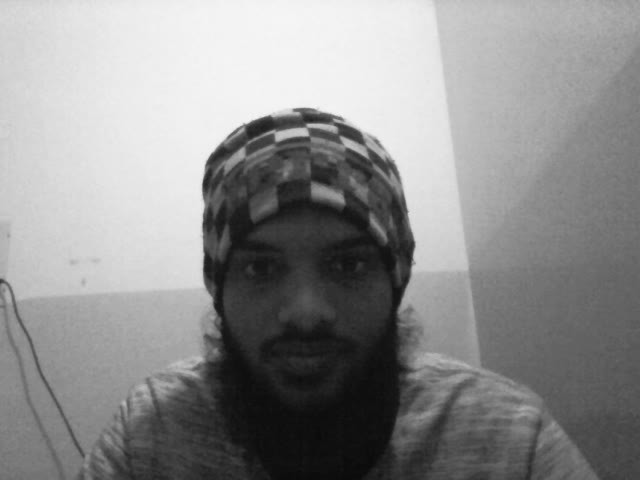
#> input picture frame 13 of resources/Gcam_video.avi, 640 x 480 px, given in place of video.mp4, which was not available
$ python 07-Chapter_07.py
#> lines starting #> are read from the running program, lines starting #| are printed output that depends on the picture; after the words box and inside, x2 and y2 are one past the last pixel; in counts of white or black regions, pixels touching at a corner belong together
# Converting Video to gray and Black and White

import cv2 as cv

cap = cv.VideoCapture('resources/video.mp4')

while (True):
    (ret, frame) = cap.read()
#> frame is the input picture: shape (480, 640, 3); min 10, max 250, mean 142.1
    grayframe = cv.cvtColor(frame, cv.COLOR_BGR2GRAY)
    (thresh, binary) = cv.threshold(grayframe, 127, 255, cv.THRESH_BINARY)
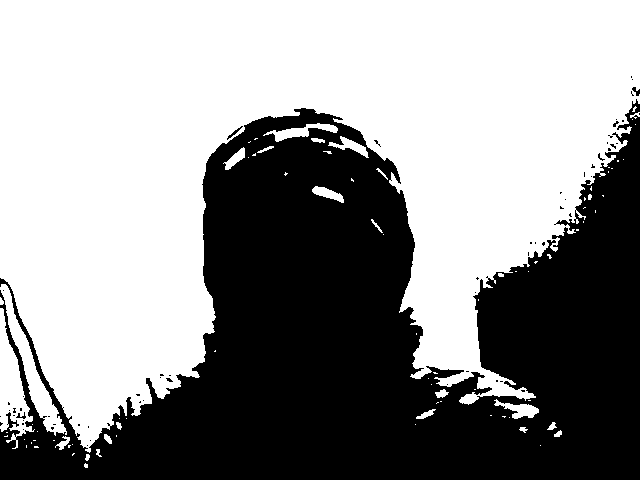
#> binary: shape (480, 640); 57% white; 62 black regions (58 under 20 px), largest, box (x1, y1, x2, y2) and area: (0, 99, 640, 480) 131673, (227, 126, 243, 140) 44, (632, 87, 640, 96) 37, (16, 412, 26, 419) 29
    # To show in Player
    if ret == True:
        #   cv.imshow('Video', frame)
        cv.imshow('Gray Video', grayframe)
        # cv.imshow('Binary Video', binary)

        # To quit with q key
        if cv.waitKey(1) & 0xFF == ord('q'):
#> (key q is pressed here)
            break


cap.release()
#> (the run stopped early here; a loop or call above may not have finished)

$ run again, starting later in the video
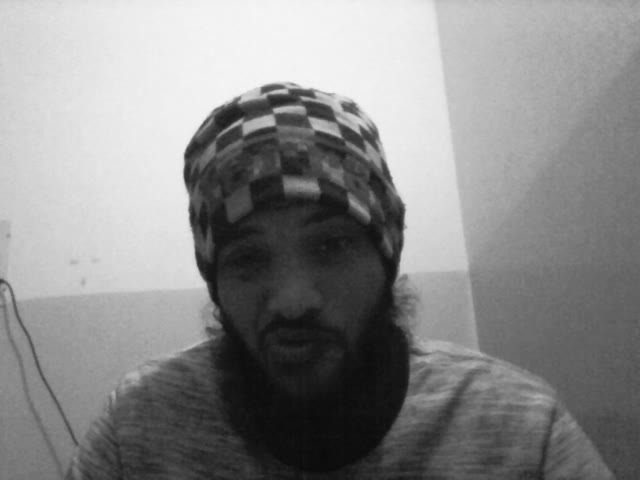
#> input picture frame 62 of resources/Gcam_video.avi, 640 x 480 px, given in place of video.mp4, which was not available
#> frame is the input picture: shape (480, 640, 3); min 10, max 249, mean 137.8
#> `(thresh, binary) = cv.threshold(grayframe, 127, 255, cv.THRESH_BINARY)`:
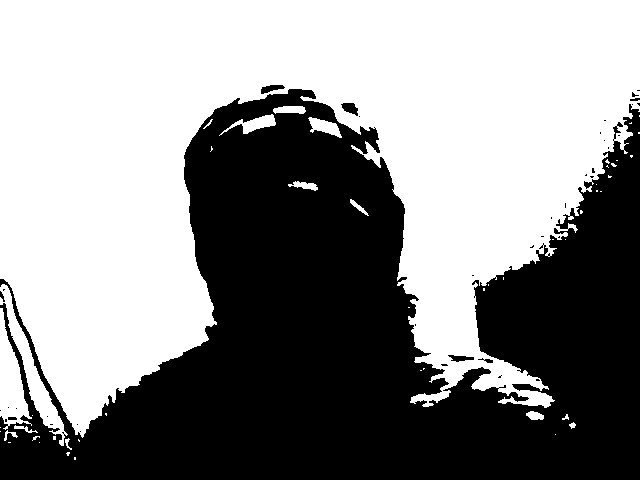
#> binary: shape (480, 640); 54.5% white; 40 black regions (32 under 20 px), largest, box (x1, y1, x2, y2) and area: (0, 89, 640, 480) 139032, (341, 103, 358, 116) 138, (261, 85, 285, 94) 124

$ run again, starting later in the video
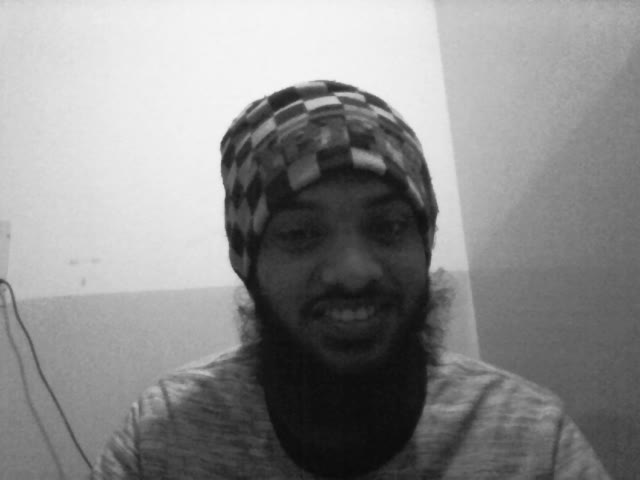
#> input picture frame 111 of resources/Gcam_video.avi, 640 x 480 px, given in place of video.mp4, which was not available
#> frame is the input picture: shape (480, 640, 3); min 10, max 248, mean 139.2
#> `(thresh, binary) = cv.threshold(grayframe, 127, 255, cv.THRESH_BINARY)`:
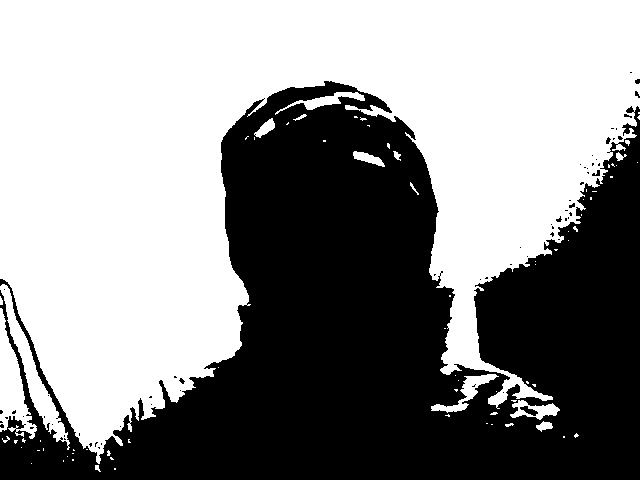
#> binary: shape (480, 640); 55.4% white; 64 black regions (56 under 20 px), largest, box (x1, y1, x2, y2) and area: (0, 81, 640, 480) 136547, (520, 406, 538, 416) 85, (592, 170, 600, 176) 29
